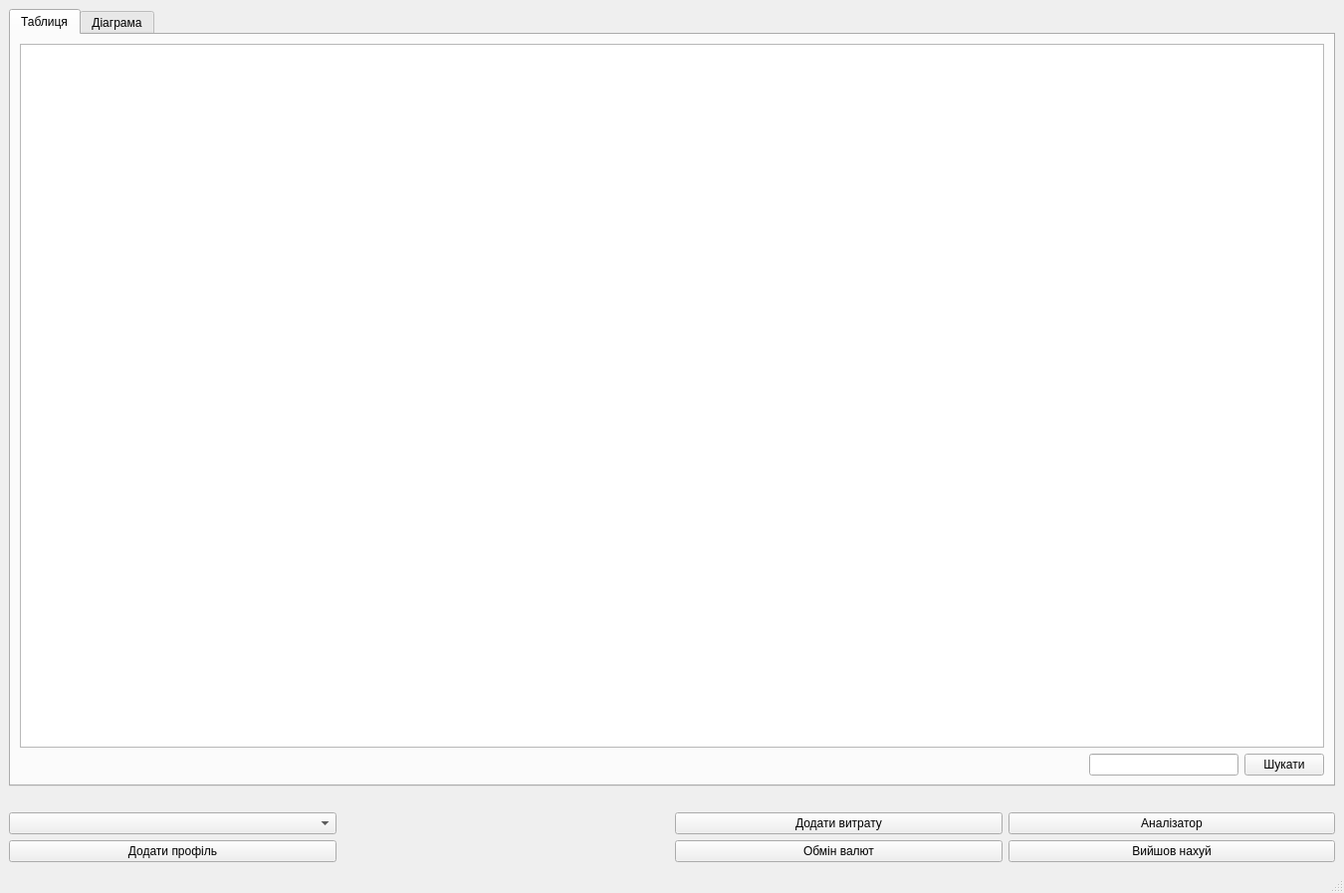
<?xml version="1.0" encoding="UTF-8"?>
<ui version="4.0">
 <class>MainWindow</class>
 <widget class="QMainWindow" name="MainWindow">
  <property name="geometry">
   <rect>
    <x>0</x>
    <y>0</y>
    <width>1350</width>
    <height>897</height>
   </rect>
  </property>
  <property name="windowTitle">
   <string>MainWindow</string>
  </property>
  <widget class="QWidget" name="centralwidget">
   <layout class="QGridLayout" name="gridLayout">
    <item row="2" column="3">
     <widget class="QPushButton" name="pb_analysis">
      <property name="text">
       <string>Аналізатор</string>
      </property>
     </widget>
    </item>
    <item row="3" column="3">
     <widget class="QPushButton" name="pb_exit">
      <property name="text">
       <string>Вийшов нахуй</string>
      </property>
     </widget>
    </item>
    <item row="1" column="0" colspan="4">
     <spacer name="horizontalSpacer_3">
      <property name="orientation">
       <enum>Qt::Orientation::Horizontal</enum>
      </property>
      <property name="sizeHint" stdset="0">
       <size>
        <width>1325</width>
        <height>20</height>
       </size>
      </property>
     </spacer>
    </item>
    <item row="2" column="0">
     <widget class="QComboBox" name="cb_profiles"/>
    </item>
    <item row="3" column="0">
     <widget class="QPushButton" name="pb_addProfile">
      <property name="text">
       <string>Додати профіль</string>
      </property>
     </widget>
    </item>
    <item row="0" column="0" colspan="4">
     <widget class="QTabWidget" name="tabWidget">
      <property name="currentIndex">
       <number>0</number>
      </property>
      <widget class="QWidget" name="tab">
       <attribute name="title">
        <string>Таблиця</string>
       </attribute>
       <layout class="QGridLayout" name="gridLayout_2">
        <item row="0" column="0" colspan="3">
         <widget class="QTableView" name="tv_outlay"/>
        </item>
        <item row="1" column="0">
         <spacer name="horizontalSpacer">
          <property name="orientation">
           <enum>Qt::Orientation::Horizontal</enum>
          </property>
          <property name="sizeHint" stdset="0">
           <size>
            <width>1068</width>
            <height>20</height>
           </size>
          </property>
         </spacer>
        </item>
        <item row="1" column="1">
         <widget class="QLineEdit" name="le_searchOutlay"/>
        </item>
        <item row="1" column="2">
         <widget class="QPushButton" name="pb_searchOutlay">
          <property name="text">
           <string>Шукати</string>
          </property>
         </widget>
        </item>
       </layout>
      </widget>
      <widget class="QWidget" name="tab_2">
       <attribute name="title">
        <string>Діаграма</string>
       </attribute>
       <layout class="QGridLayout" name="gridLayout_3">
        <item row="0" column="0">
         <layout class="QHBoxLayout" name="horizontalLayout"/>
        </item>
       </layout>
      </widget>
     </widget>
    </item>
    <item row="2" column="2">
     <widget class="QPushButton" name="pb_addOutlay">
      <property name="text">
       <string>Додати витрату</string>
      </property>
     </widget>
    </item>
    <item row="3" column="2">
     <widget class="QPushButton" name="pb_exchange">
      <property name="text">
       <string>Обмін валют</string>
      </property>
     </widget>
    </item>
   </layout>
  </widget>
  <widget class="QMenuBar" name="menubar">
   <property name="geometry">
    <rect>
     <x>0</x>
     <y>0</y>
     <width>1350</width>
     <height>25</height>
    </rect>
   </property>
  </widget>
  <widget class="QStatusBar" name="statusbar"/>
 </widget>
 <resources/>
 <connections/>
</ui>
